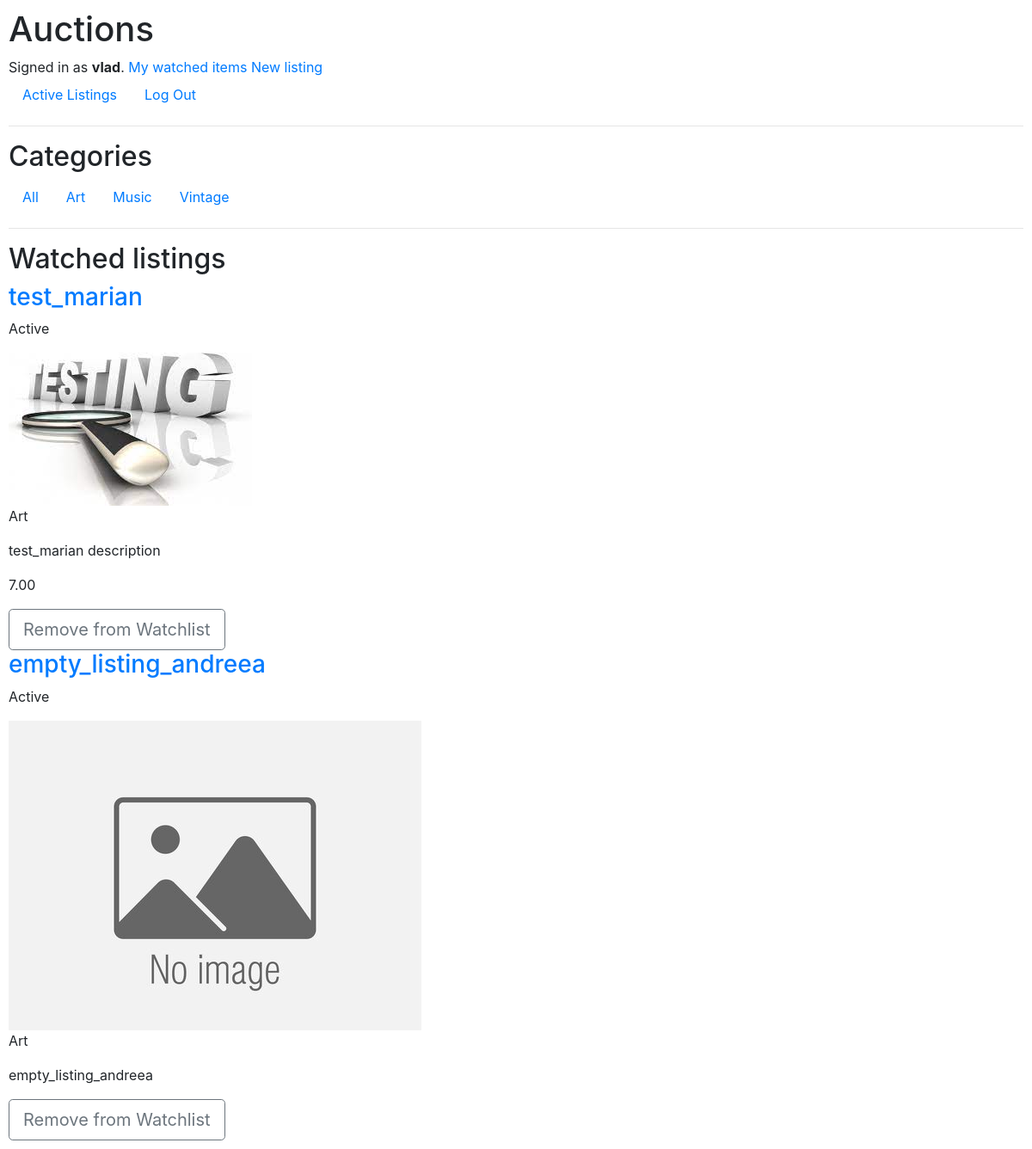
/watching/ (signed in), run on the app's committed database.
### auctions/models.py (models this page shows, shortened)
class User(AbstractUser):
    pass

class Category(models.Model):
    name = models.CharField(max_length=50)
    def __str__(self):
        return self.name
    class Meta:
        ordering = ['name']

class Listing(models.Model):
    user = models.ForeignKey(User, on_delete=models.CASCADE, null=False, blank=False)
    title = models.CharField(max_length=64)
    description = models.CharField(max_length=200)
    image = models.FileField(upload_to=image_path, blank=True)
    starting = models.DecimalField(max_digits=3, decimal_places=0,validators=[MinValueValidator(limit_value=1)], default=1)
    category = models.ForeignKey(Category, on_delete=models.CASCADE, null=True, related_name='category')
    active = models.BooleanField(default=True)
    winner = models.OneToOneField(User, on_delete=models.PROTECT, null=True, blank=True, related_name="winner")
    def image_url(self):
        return self.image.url if self.image else os.path.join(settings.MEDIA_URL, 'default.jpg')

class Bid(models.Model):
    user = models.ForeignKey(User, on_delete=models.CASCADE,null=False, blank=True, related_name="user_bid")
    listing = models.ForeignKey(Listing, on_delete=models.CASCADE,null=True, blank=True, related_name="listing_bid")
    bid = models.DecimalField(max_digits=3, decimal_places=2)

### auctions/views.py (the view)
# urls.py: path("watching/", views.watching_list, name="watching"),
@login_required(login_url='/login/')
def watching_list(request):
    items = Watching.objects.all().filter(user=request.user).values_list('listing', flat=True)
    listings = Listing.objects.filter(pk__in=items)
    return render(request, "auctions/watched_items.html", {
        "listings" : listings,
    })

### auctions/templatetags/show_categories.py (called while the page is built)
@register.inclusion_tag("auctions/category_list.html")
def show_categories(categories):
    categories = Category.objects.all()
    return {"categories": categories}

### auctions/templates/auctions/watched_items.html
{% extends "auctions/layout.html" %}
{% load static %}
{% block body %}
<h2>Watched listings</h2>
    {% for listing in listings %}
    <a href="{% url 'listing' listing.id %}"><h3>{{listing.title}}</h3></a>
    {% if listing.active %}
        <p>Active</p>
    {% else %}
        {% if listing.winner.id == request.user.id  %}
            <p>Congratulations! You have won this item.</p>
        {% else %}
        <p>Closed</p>
        {% endif %}
    {% endif %}
    <img src="{{listing.image_url}}" alt="{{ listing.title}}">
    <p>{{listing.category}}</p>
    <p>{{listing.description}}</p>
    <p>{{listing.listing_bid.last.bid}}</p>
     <a href="{% url 'unwatch' listing.id  %}" role="button" class="btn btn-outline-secondary btn-lg">Remove from Watchlist</a>
    {% empty %}
        <p>No active listings.</p>
    {% endfor %}
{% endblock %}

### auctions/templates/auctions/layout.html (shortened to what this page needs)
{% load static %}
{% load show_categories %}
<!DOCTYPE html>
<html lang="en">
    <head>
        <link rel="stylesheet" href="https://stackpath.bootstrapcdn.com/bootstrap/4.4.1/css/bootstrap.min.css">
        <link href="{% static 'auctions/styles.css' %}" rel="stylesheet">
    </head>
    <body>
        <h1>Auctions</h1>
        <div>
            {% if user.is_authenticated %}
                Signed in as <strong>{{ user.username }}</strong>.
                <a href="{% url 'watching' %}">My watched items</a>
                <a href="{% url 'create' %}">New listing</a>
            {% else %}
                Not signed in.
            {% endif %}
        </div>
        <ul class="nav">
            <li class="nav-item">
                <a class="nav-link" href="{% url 'index' %}">Active Listings</a>
            </li>
            {% if user.is_authenticated %}
                <li class="nav-item">
                    <a class="nav-link" href="{% url 'logout' %}">Log Out</a>
                </li>
            {% endif %}
        </ul>
        <hr>
        {% show_categories categories %}
        <hr>
        {% block body %}
        {% endblock %}
    </body>
</html>

### auctions/templates/auctions/category_list.html
{% block body %}
<h2>Categories</h2>
<ul class="nav">
    <li class="nav-item">
        <a class="nav-link" href="{% url 'categories' %}">All</a>
    </li>
    {% for category in categories %}
        <li class="nav-item">
            <a class="nav-link" href="{% url 'category' category.name %}">{{category.name}}</a>
        </li>
    {% endfor %}
</ul>
{% endblock %}

### auctions/static/auctions/styles.css (style rules this page uses)
body { padding: 10px; }

### data on the page
User: username "vlad"
Category: name "Art"
Category: name "Music"
Category: name "Vintage"
Listing: title "test_marian", active "Active", image_url (picture), category "Art", description "test_marian description", listing_bid.last.bid "7.00"
Listing: title "empty_listing_andreea", active "Active", shows a picture, category "Art", description "empty_listing_andreea"
